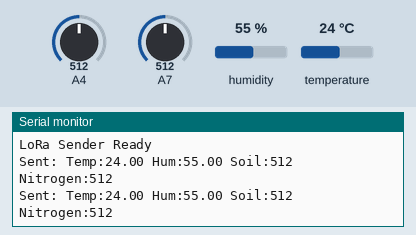
Recording of a sketch running on a simulated Arduino Mega 2560, built with avr-gcc and run on an emulated ATmega2560. Shown: the last lines printed to the serial monitor. The test bench sets the inputs (shaded band); at power-on: humidity 55 %, A4 = 512, A7 = 512, temperature 24 °C. No radio packets arrive unless stated.

Above: at 5.9 s.
6.0 s: humidity set to 22 %
At 11.2 s:
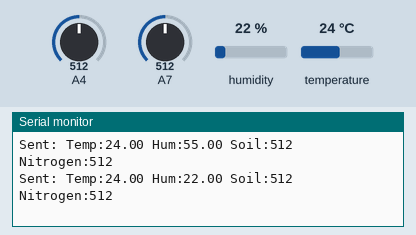
12.1 s: A4 set to 716
At 15.7 s:
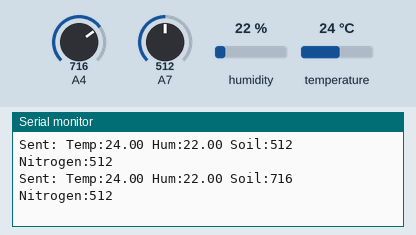
18.2 s: A7 set to 716
At 21.4 s:
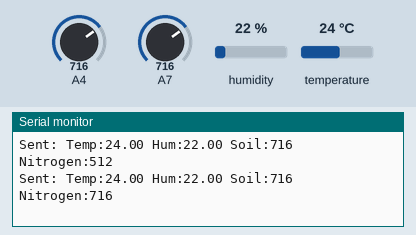
24.3 s: temperature set to 12 °C
At 25.9 s:
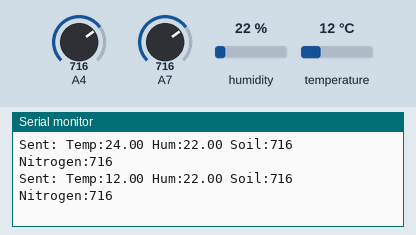
30.4 s: A4 set to 992
At 31.7 s:
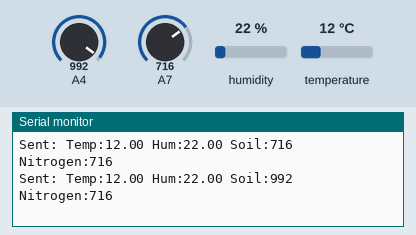
36.5 s: A7 set to 992
At 41.9 s:
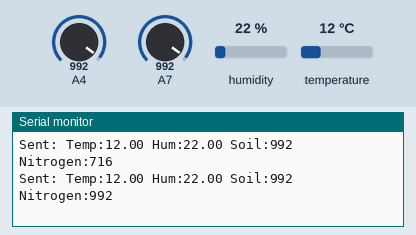
Timing chart, 0 to 43.4 s (numbered marks = the images above; inputs shaded):
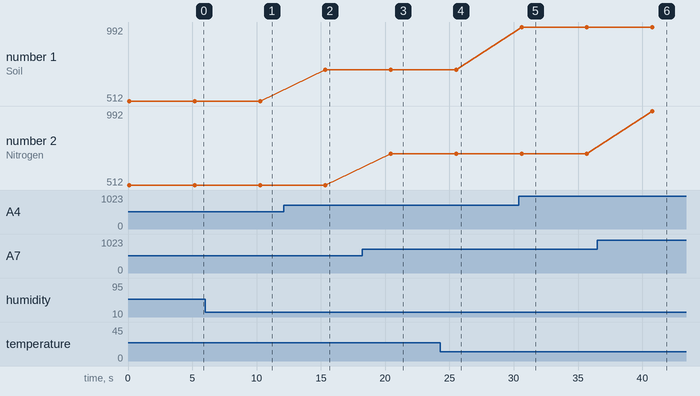

The sketch:

Transmitter.ino
```cpp
#include <SPI.h>
#include <LoRa.h>
#include <DHT.h>

#define DHTPIN 4
#define DHTTYPE DHT11
DHT dht(DHTPIN, DHTTYPE);

#define SOIL_PIN 36
#define NITROGEN_PIN 39

#define SS 18
#define RST 14
#define DIO0 26

void setup() {
  Serial.begin(9600);

  dht.begin();
  pinMode(SOIL_PIN, INPUT);
  pinMode(NITROGEN_PIN, INPUT);

  // LoRa setup
  LoRa.setPins(SS, RST, DIO0);
  if (!LoRa.begin(433E6)) {
    Serial.println("LoRa init failed");
    while (1);
  }
  Serial.println("LoRa Sender Ready");
}

void loop() {
  float humidity = dht.readHumidity();
  float temperature = dht.readTemperature();
  int soil = analogRead(SOIL_PIN);
  int nitrogen = analogRead(NITROGEN_PIN);

  // Optional: Map raw values if needed
  String payload = "Temp:" + String(temperature) +
                   " Hum:" + String(humidity) +
                   " Soil:" + String(soil) +
                   " Nitrogen:" + String(nitrogen);

  LoRa.beginPacket();
  LoRa.print(payload);
  LoRa.endPacket();

  Serial.println("Sent: " + payload);
  delay(5000);
}
```

Measured:
- after the input at 6.0 s, the serial monitor: prints a new line after 4.3 s (image 1)
- after the input at 12.1 s, the serial monitor: prints a new line after 3.3 s (image 2)
- after the input at 18.2 s, the serial monitor: prints a new line after 2.2 s (image 3)
- after the input at 24.3 s, the serial monitor: prints a new line after 1.2 s (image 4)
- after the input at 30.4 s, the serial monitor: prints a new line after 0.21 s (image 5)
- after the input at 36.5 s, the serial monitor: prints a new line after 4.3 s (image 6)
- plotted number 1: 512 → 716 after the input at 12.1 s, 716 → 992 after the input at 30.4 s
